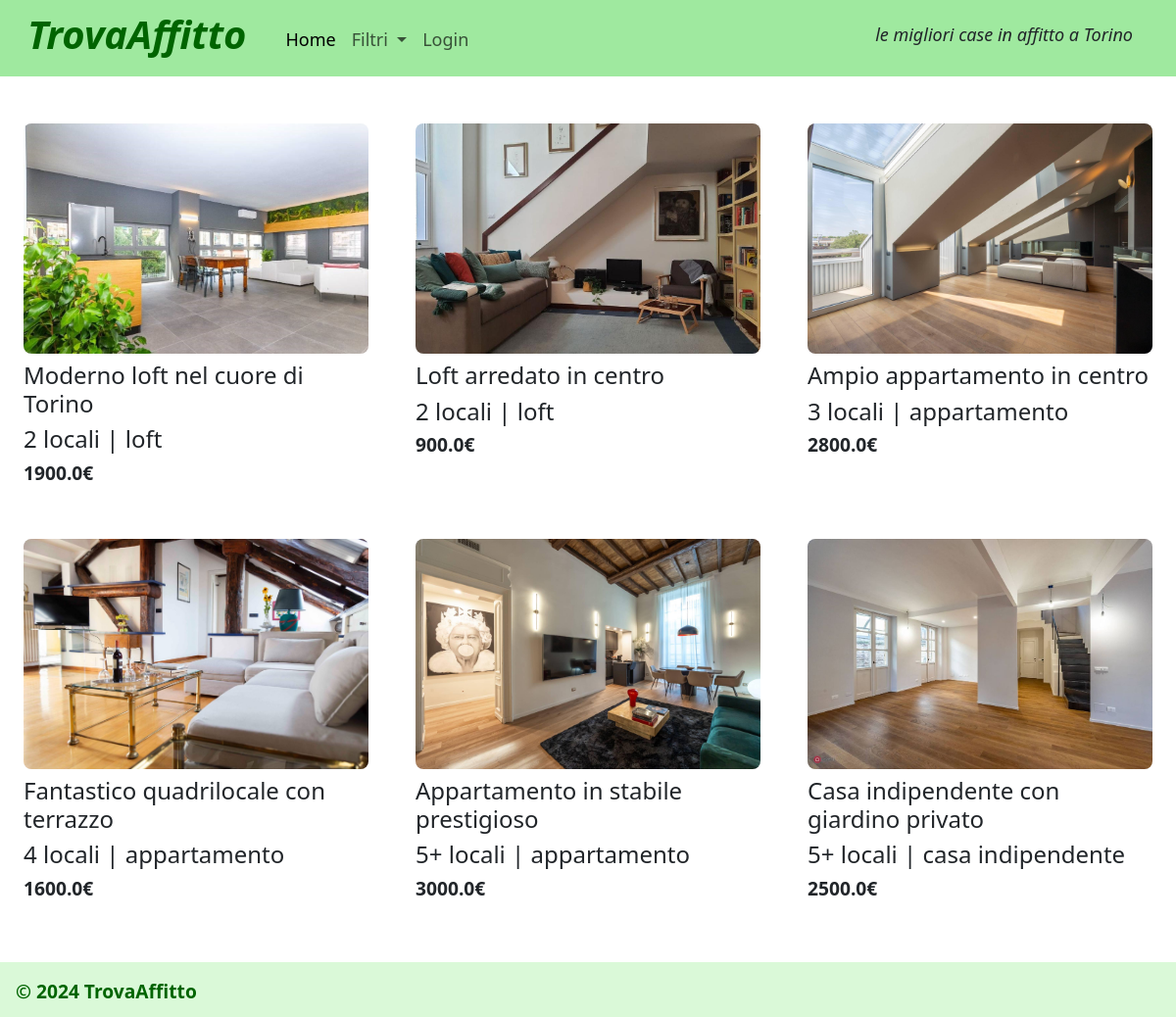
The page /?ordina=1 on the database its author committed.
### tables this page shows
CREATE TABLE "annunci" (
	"id"	INTEGER NOT NULL UNIQUE,
	"titolo"	TEXT NOT NULL,
	"tipologia"	TEXT NOT NULL,
	"locali"	INTEGER NOT NULL,
	"descrizione"	TEXT NOT NULL,
	"prezzo"	REAL NOT NULL,
	"arredata"	INTEGER NOT NULL,
	"disponibilita"	INTEGER NOT NULL,
	"indirizzo"	TEXT NOT NULL,
	"id_locatore"	INTEGER NOT NULL,
	PRIMARY KEY("id" AUTOINCREMENT),
	FOREIGN KEY("id_locatore") REFERENCES "utenti"("id")
);

CREATE TABLE "foto" (
	"id_foto"	INTEGER,
	"id_annuncio"	INTEGER NOT NULL,
	"foto_annuncio"	TEXT NOT NULL,
	FOREIGN KEY("id_annuncio") REFERENCES "annunci"("id"),
	PRIMARY KEY("id_foto" AUTOINCREMENT)
);

### app.py (the view)
@app.route('/')
def home():
    ordina = request.args.get('ordina')
    print(ordina)
    if not ordina:
        annunci_db = annunci_dao.get_annunci()
        ordina = 0
    elif int(ordina)==1:
        annunci_db = annunci_dao.get_annunci_ordinati_per_locali()
    annunci = [dict(row) for row in annunci_db] #copia i dati ottenuti dal db in una lista di dizionari, in modo che siano modificabili
    for annuncio in annunci:
        foto_db = foto_dao.get_foto_annuncio(annuncio['id']) #prende le foto della tabella 'foto' associate al id_annunci0
        if (len(foto_db)>0):
            foto_list=[]
            for foto in foto_db:
                foto_list.append(foto['foto_annuncio'])
        annuncio['foto']=foto_list
    return render_template('home.html', annunci = annunci , ordinamento = ordina)

### annunci_dao.py (called while the page is built)
def get_annunci_ordinati_per_locali():
    query = 'SELECT * FROM annunci ORDER BY locali ASC' #seleziona tutti i campi di tutti gli annunci in ordine di locali crescenti
    connection = sqlite3.connect('db/db-affitti.db')
    connection.row_factory = sqlite3.Row  #converte la tupla a dizionario
    cursor = connection.cursor()
    cursor.execute(query)
    annunci = cursor.fetchall()
    print(annunci)
    cursor.close()
    connection.close()
    return annunci

### foto_dao.py (called while the page is built)
def get_foto_annuncio(id_annuncio):
    query = 'SELECT * FROM foto WHERE id_annuncio=?' #seleziona tutte le foto dell'annuncio
    connection = sqlite3.connect('db/db-affitti.db')
    connection.row_factory = sqlite3.Row  #converte la tupla a dizionario
    cursor = connection.cursor()
    cursor.execute(query, (id_annuncio,))
    foto = cursor.fetchall()
    cursor.close()
    connection.close()
    return foto

### templates/home.html (shortened to what this page needs)
{% extends "base.html" %}
{% block navbar %}
<li class="nav-item dropdown">
    <a class="nav-link dropdown-toggle" role="button" data-bs-toggle="dropdown" aria-expanded="false">
      Filtri
    </a>
</li>
{% endblock %}
{% block content %}
<main>
    <article class="row g-0">
    {% for annuncio in annunci %}
        {% if annuncio.disponibilita==1 %}
        <div class="col-lg-4 col-md-6 col-sm-12 p-4">
            <a href="{{url_for('annuncio', id=annuncio.id)}}">
                <img src="{{url_for('static', filename=annuncio.foto[0])}}" class="img-casa" alt="Immagine casa">
            </a>
            <section id="annuncio-casa-home">
                <h1 id="casa-titolo">{{annuncio.titolo}}</h1>
                {% if annuncio.locali==5 and annuncio.tipologia!='indipendente' %}<h2 id="casa-locali-tipo">5+ locali  |  {{annuncio.tipologia}}</h2>
                {% elif annuncio.locali==5 and annuncio.tipologia=='indipendente' %}<h2 id="casa-locali-tipo">5+ locali  |  casa indipendente</h2>
                {% elif annuncio.locali!=5 and annuncio.tipologia=='indipendente' %}<h2 id="casa-locali-tipo">{{annuncio.locali}}  |  casa indipendente</h2>
                {% else %}<h2 id="casa-locali-tipo">{{annuncio.locali}} locali  |  {{annuncio.tipologia}}</h2>{% endif %}
                <h3 id="casa-prezzo">{{annuncio.prezzo}}€</h3>
            </section>
        </div>
        {% endif %}
    {% endfor %}
    </article>
</main>
{% endblock %}

### static/style.css (style rules this page uses)
.nav-link { font-size: large; font-weight: 500; padding-right: 2rem; padding-top: 1.2rem; }
.img-casa { width: 100%; border-radius: 0.5rem; }
#casa-titolo { padding-top: 0.5rem; font-size: 1.5rem; font-weight: 500; }
#casa-locali-tipo { font-weight: 200; font-size: x-large; }
#casa-prezzo { font-weight: 600; font-size: larger; }

### rows shown on the page
annunci: foto_annuncio (picture), titolo "Moderno loft nel cuore di Torino", locali "2", tipologia "loft", prezzo "1900.0"
annunci: foto_annuncio (picture), titolo "Loft arredato in centro", locali "2", tipologia "loft", prezzo "900.0"
annunci: foto_annuncio (picture), titolo "Ampio appartamento in centro", locali "3", tipologia "appartamento", prezzo "2800.0"
annunci: foto_annuncio (picture), titolo "Fantastico quadrilocale con terrazzo", locali "4", tipologia "appartamento", prezzo "1600.0"
annunci: foto_annuncio (picture), titolo "Appartamento in stabile prestigioso", tipologia "appartamento", prezzo "3000.0"
annunci: foto_annuncio (picture), titolo "Casa indipendente con giardino privato", locali "5+ locali | casa indipendente", prezzo "2500.0"
